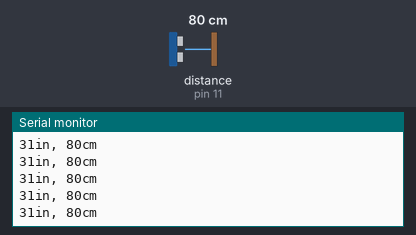
Recording of a sketch running on a simulated Arduino Uno, built with avr-gcc and run on an emulated ATmega328P. On the bench: the last lines printed to the serial monitor. Wiring (inferred from the names in the program): ultrasonic range finder: trigger pin 10; echo pin 11. The test bench sets the inputs (shaded band); at power-on: distance to the obstacle (sensor on pin 11) 80 cm. The echo pulse lasts 58.3 µs per cm.

Above: at 1.2 s.
1.3 s: distance to the obstacle (sensor on pin 11) set to 2 cm
At 1.38 s:
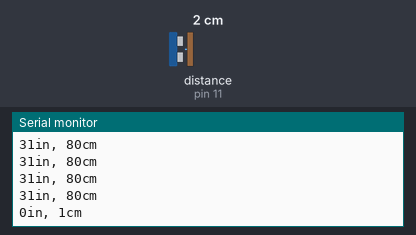
4.3 s: distance to the obstacle (sensor on pin 11) set to 4 cm
At 4.3 s:
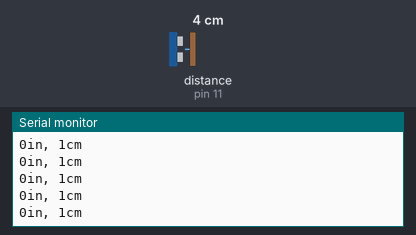
5.8 s: distance to the obstacle (sensor on pin 11) set to 35 cm
At 5.82 s:
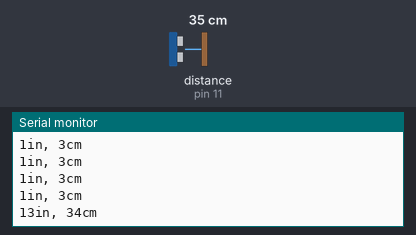
Timing chart, 0 to 8.8 s (numbered marks = the images above; inputs shaded):
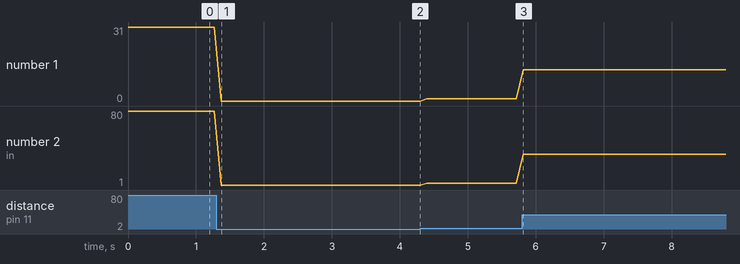

The sketch:

distance-sensor.ino
```cpp
const int pingPin = 10; // Trigger Pin of Ultrasonic Sensor
const int echoPin = 11; // Echo Pin of Ultrasonic Sensor
long duration, inches, cm;

void setup() {
  // put your setup code here, to run once:
   Serial.begin(9600); // Starting Serial Terminal
}

void loop() {
  // put your main code here, to run repeatedly:
  SonarSensor();
}


void SonarSensor() {

  pinMode(pingPin, OUTPUT);
  digitalWrite(pingPin, LOW);
  delayMicroseconds(2);
  digitalWrite(pingPin, HIGH);
  delayMicroseconds(10);
  digitalWrite(pingPin, LOW);
  pinMode(echoPin, INPUT);

  duration = pulseIn(echoPin, HIGH);
  inches = microsecondsToInches(duration);
  cm = microsecondsToCentimeters(duration);

  Serial.print(inches);
  Serial.print("in, ");
  Serial.print(cm);
  Serial.print("cm");
  Serial.println();
  delay(100);
}

long microsecondsToInches(long microseconds) {
   return microseconds / 74 / 2;
}

long microsecondsToCentimeters(long microseconds) {
   return microseconds / 29 / 2;
}
```

Measured:
- after the input at 1.3 s, the serial monitor: prints a new line after 0.07 s (image 1)
- after the input at 5.8 s, the serial monitor: prints a new line at once (image 3)
- plotted number 1: 31 → 0 after the input at 1.3 s, 1 → 13 after the input at 5.8 s
- plotted number 2: 80 → 1 after the input at 1.3 s, 1 → 3 after the input at 4.3 s, 3 → 34 after the input at 5.8 s
